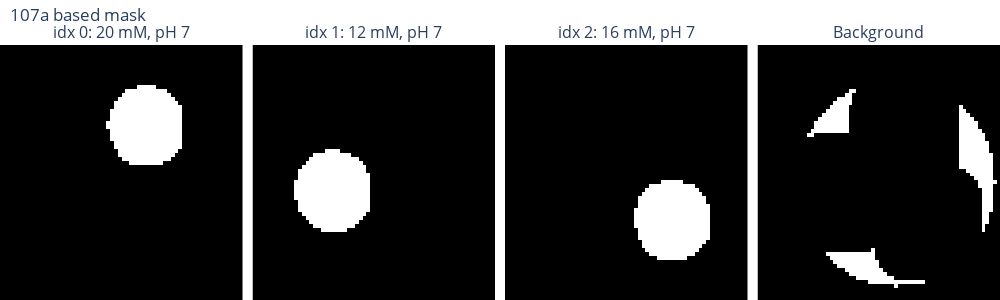

The notebook cell this image was saved under:
### Markdown cell above
## 2.1. plot 1- mask check ##

### Code cell
mask_check_plot(vial_rois, full_mask, bg_mask, conc_l, ph_l)

### Figure 1 — Plotly figure (JSON) as saved in the notebook; plotly's stock layout.template omitted (floating-point values rounded to 4 significant figures; data arrays with more than 128 entries replaced by an {"elided": "..."} marker saying what was removed)
{"data": [{"colorscale": [[0, "rgba(0,0,0,0)"], [1, "black"]], "showscale": false, "type": "heatmap", "xaxis": "x", "yaxis": "y", "z": {"elided": "64x64 int values"}}, {"colorscale": [[0, "rgba(0,0,0,0)"], [1, "black"]], "showscale": false, "type": "heatmap", "xaxis": "x2", "yaxis": "y2", "z": {"elided": "64x64 int values"}}, {"colorscale": [[0, "rgba(0,0,0,0)"], [1, "black"]], "showscale": false, "type": "heatmap", "xaxis": "x3", "yaxis": "y3", "z": {"elided": "64x64 int values"}}, {"colorscale": [[0, "rgba(0,0,0,0)"], [1, "black"]], "showscale": false, "type": "heatmap", "xaxis": "x4", "yaxis": "y4", "z": {"elided": "64x64 int values"}}], "layout": {"annotations": [{"font": {"size": 16}, "showarrow": false, "text": "idx 0: 20 mM, pH 7", "x": 0.1212, "xanchor": "center", "xref": "paper", "y": 1.0, "yanchor": "bottom", "yref": "paper"}, {"font": {"size": 16}, "showarrow": false, "text": "idx 1: 12 mM, pH 7", "x": 0.3738, "xanchor": "center", "xref": "paper", "y": 1.0, "yanchor": "bottom", "yref": "paper"}, {"font": {"size": 16}, "showarrow": false, "text": "idx 2: 16 mM, pH 7", "x": 0.6262, "xanchor": "center", "xref": "paper", "y": 1.0, "yanchor": "bottom", "yref": "paper"}, {"font": {"size": 16}, "showarrow": false, "text": "Background", "x": 0.8788, "xanchor": "center", "xref": "paper", "y": 1.0, "yanchor": "bottom", "yref": "paper"}], "height": 300, "margin": {"b": 0, "l": 0, "r": 0, "t": 45}, "title": {"text": "107a based mask", "x": 0.01, "y": 0.97}, "width": 1000, "xaxis": {"anchor": "y", "domain": [0.0, 0.2425], "showgrid": false, "showticklabels": false}, "xaxis2": {"anchor": "y2", "domain": [0.2525, 0.495], "showgrid": false, "showticklabels": false}, "xaxis3": {"anchor": "y3", "domain": [0.505, 0.7475], "showgrid": false, "showticklabels": false}, "xaxis4": {"anchor": "y4", "domain": [0.7575, 1.0], "showgrid": false, "showticklabels": false}, "yaxis": {"anchor": "x", "autorange": "reversed", "domain": [0.0, 1.0], "showgrid": false, "showticklabels": false}, "yaxis2": {"anchor": "x2", "autorange": "reversed", "domain": [0.0, 1.0], "showgrid": false, "showticklabels": false}, "yaxis3": {"anchor": "x3", "autorange": "reversed", "domain": [0.0, 1.0], "showgrid": false, "showticklabels": false}, "yaxis4": {"anchor": "x4", "autorange": "reversed", "domain": [0.0, 1.0], "showgrid": false, "showticklabels": false}}}
